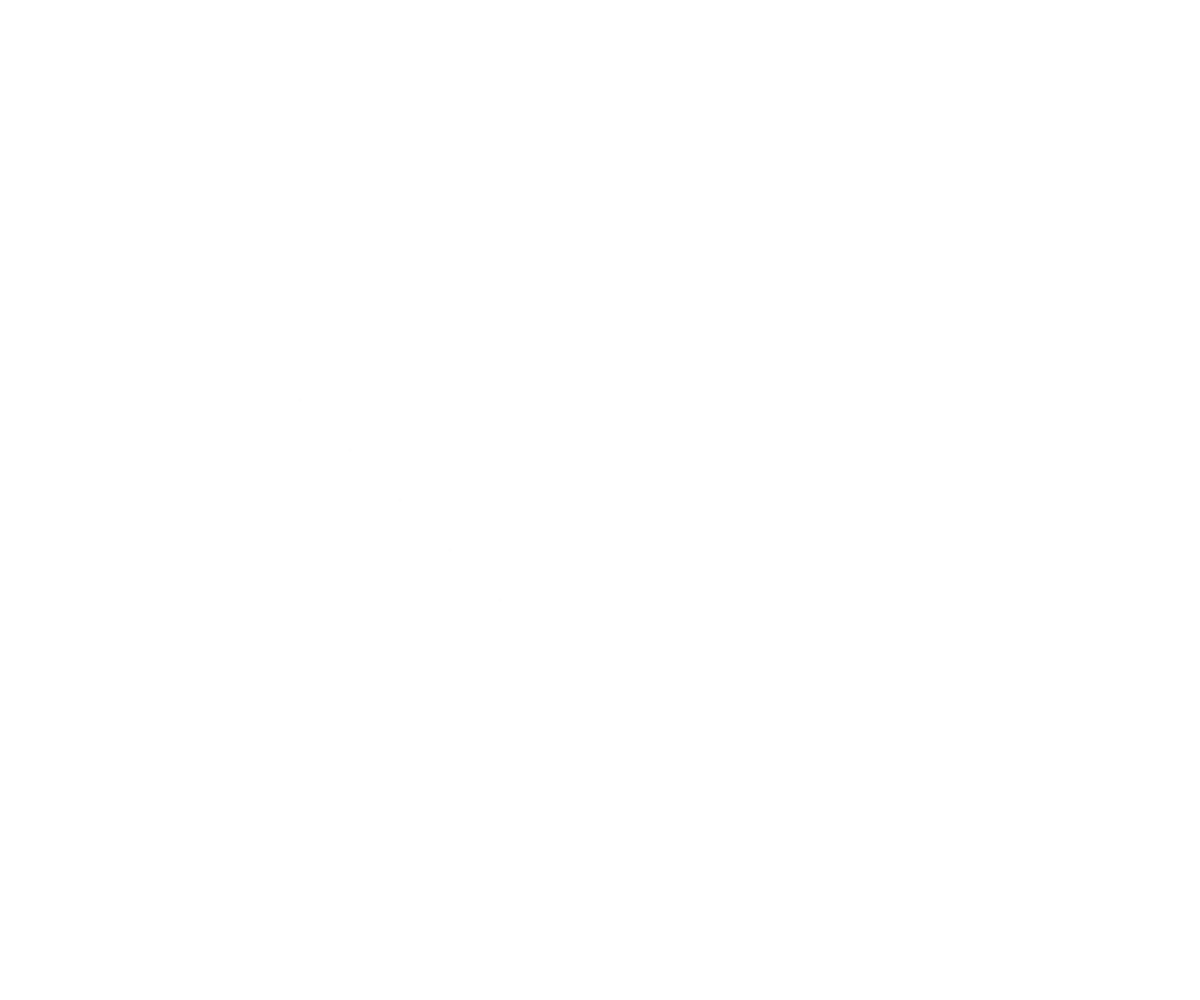
Frame 1 (no input)
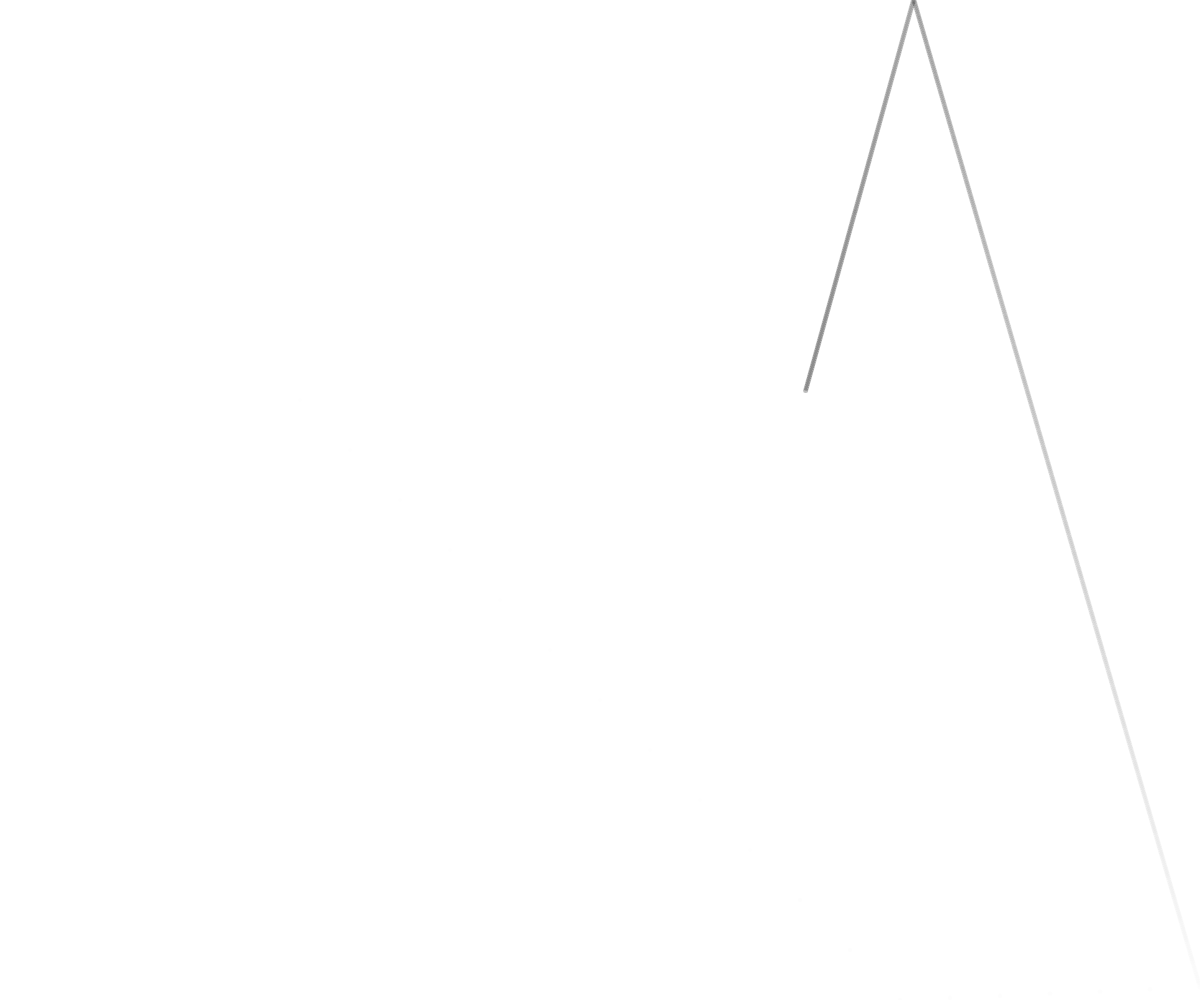
Frame 60 (no input)
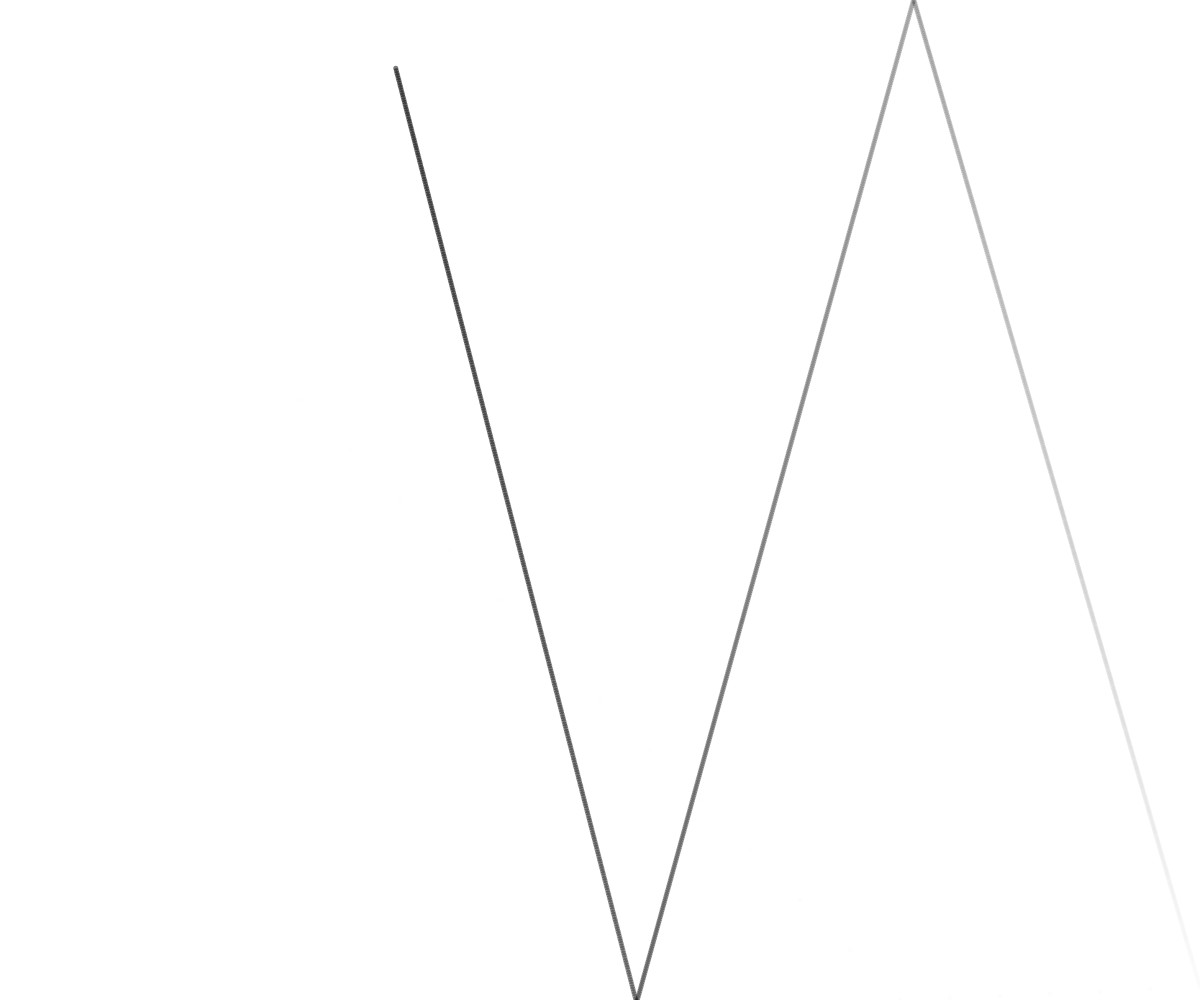
Frame 120 (the mouse pressed at the canvas centre since frame 60)

The p5.js sketch that drew these frames (run headless with seeded random() and noise() and a simulated clock; from frame 60 on, the mouse is pressed at the canvas centre):

// p5.js sketch
// ── sketch.js

class Circle {

  constructor(x, y, r, rs) {
    this.x = x;
    this.y = y;
    this.r = r;
    this.vx = 50;
    this.vy = 50;
    this.rspeed = rs;
  }

  draw() {
    ellipse(this.x, this.y, this.r, this.r);
  }

  move() {
    this.x += this.vx;
    this.y += this.vy;
    if (this.x >= windowWidth) this.vx = -random(this.rspeed);
    if (this.x <= 0) this.vx = random(this.rspeed);
    if (this.y >= windowHeight) this.vy = -random(this.rspeed);
    if (this.y <= 0) this.vy = random(this.rspeed);
  }
}

let c = new Circle(0, 100, 5, 3);
let alpha = 0;
let col = [0, 0, 0];

function setup() {
  createCanvas(windowWidth, windowHeight);
  fill(255);
  noStroke();
  frameRate(120);

}

function iterateCircle() {
  fill(col[0], col[1], col[2], alpha);
  c.draw();
  c.move();
  alpha += 0.1;
  if ( alpha >= 255) {
    alpha = 0;
    col = [random(255), random(255), random(255)]
  }
}

function draw() {
  for (let i = 0; i<=10; i++) {
    iterateCircle();
  }
}
